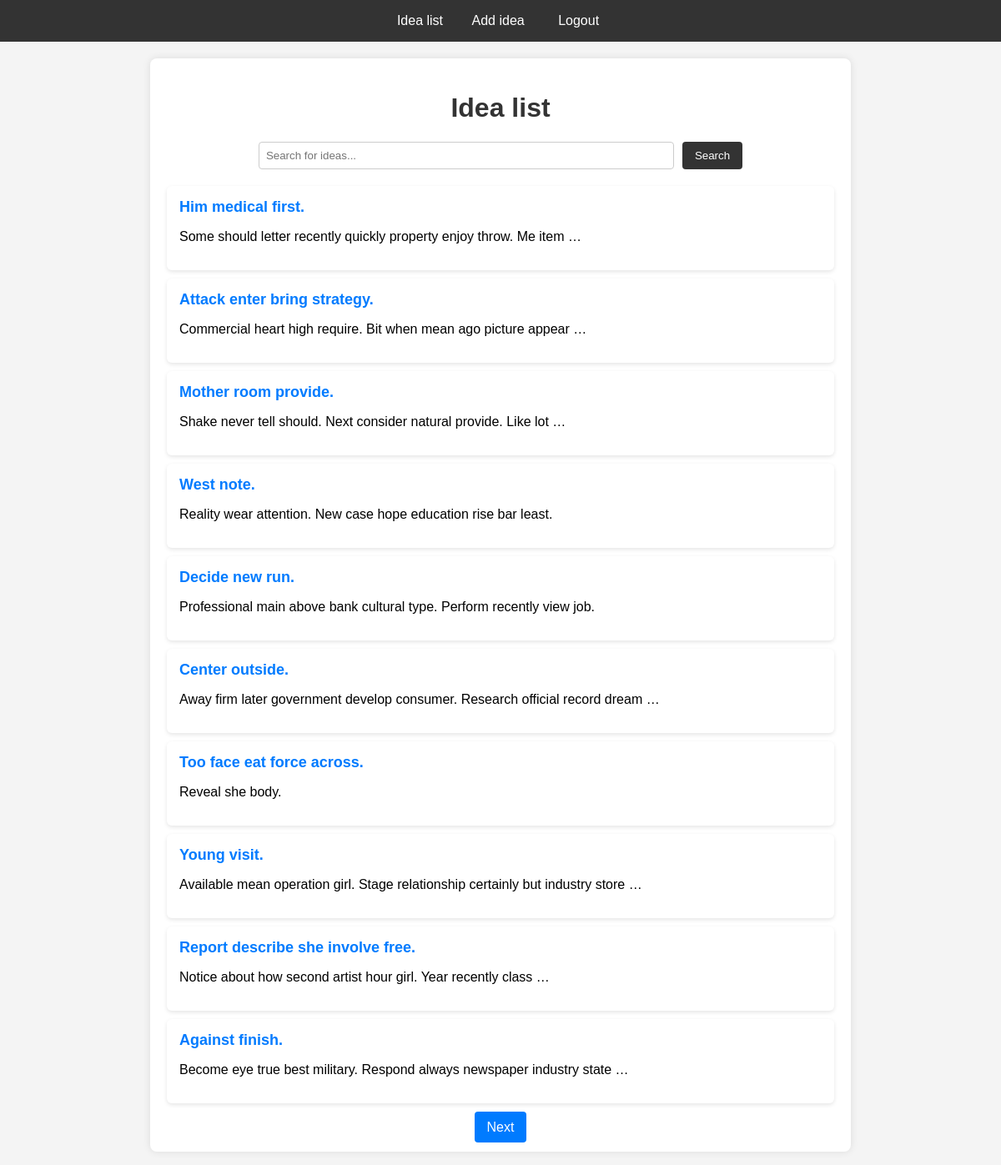
The app's page /ideas/ (signed in) with its own data.
### ideas/models.py (models this page shows, shortened)
class Idea(models.Model):
    author = models.ForeignKey(User, on_delete=models.CASCADE)
    title = models.CharField(max_length=200)
    description = models.TextField()
    created_at = models.DateTimeField(auto_now_add=True)

### ideas/views.py (the view)
# urls.py: path('ideas/', IdeaListView.as_view(), name='idea_list'),
class IdeaListView(LoginRequiredMixin, ListView):
    model = Idea
    template_name = 'idea_list.html'
    context_object_name = 'ideas'
    paginate_by = 10
    login_url = '/login/'
    def get_queryset(self):
        queryset = super().get_queryset().order_by('-created_at')
        search_query = self.request.GET.get('q')
        if search_query:
            queryset = queryset.filter(
                Q(title__icontains=search_query) | Q(description__icontains=search_query)
            )
        return queryset

### ideas/templates/idea_list.html (shortened to what this page needs)
<!DOCTYPE html>
<html lang="en">
<head>
</head>
<body>
    <nav>
        <a href="/ideas">Idea list</a>
        <a href="/ideas/new/">Add idea</a>
        {% if user.is_authenticated %}
        <form method="POST" action="{% url 'logout' %}" style="display:inline;">
            <button type="submit">Logout</button>
        </form>
        {% else %}
        <a href="{% url 'login' %}">Login</a>
        {% endif %}
    </nav>
    <div class="container">
        <h1>Idea list</h1>
        <form method="get" action="" class="search-box">
            <input type="text" name="q" placeholder="Search for ideas..." value="{{ request.GET.q }}">
            <button type="submit">Search</button>
        </form>
        <ul class="idea-list">
            {% for idea in ideas %}
            <li>
                <a href="{% url 'idea_detail' idea.id %}">{{ idea.title }}</a>
                <p>{{ idea.description|truncatewords:10 }}</p>
            </li>
            {% empty %}
            <li>No ideas available.</li>
            {% endfor %}
        </ul>
        {% if is_paginated %}
        <div class="pagination">
            {% if page_obj.has_next %}
            <a href="?q={{ request.GET.q }}&page={{ page_obj.next_page_number }}">Next</a>
            {% endif %}
        </div>
        {% endif %}
    </div>
</body>
</html>

### ideas/templates/idea_list.html (style rules this page uses)
body { font-family: Arial, sans-serif; margin: 0; padding: 0; background-color: #f4f4f4; }
nav { background-color: #333; padding: 15px; text-align: center; }
nav a, nav form button { color: white; text-decoration: none; margin: 0 15px; font-size: 16px; border: none; background: none; cursor: pointer; }
.container { max-width: 800px; margin: 20px auto; background: white; padding: 20px; border-radius: 8px; box-shadow: 0px 0px 10px rgba(0, 0, 0, 0.1); }
h1 { text-align: center; color: #333; }
.search-box { display: flex; justify-content: center; margin-bottom: 20px; }
.search-box input { padding: 8px; width: 60%; border: 1px solid #ccc; border-radius: 4px; }
.search-box button { padding: 8px 15px; background-color: #333; color: white; border: none; border-radius: 4px; margin-left: 10px; cursor: pointer; }
.idea-list { list-style: none; padding: 0; }
.idea-list li { background: #fff; margin: 10px 0; padding: 15px; border-radius: 6px; box-shadow: 0 2px 5px rgba(0, 0, 0, 0.1); }
.idea-list a { font-size: 18px; font-weight: bold; color: #007BFF; text-decoration: none; }
.pagination { text-align: center; margin-top: 20px; }
.pagination a { padding: 10px 15px; background-color: #007BFF; color: white; border-radius: 4px; text-decoration: none; margin: 0 5px; }

### records on screen
Idea: title "Him medical first.", description "Some should letter recently quickly property enjoy throw. Me item …"
Idea: title "Attack enter bring strategy.", description "Commercial heart high require. Bit when mean ago picture appear …"
Idea: title "Mother room provide.", description "Shake never tell should. Next consider natural provide. Like lot …"
Idea: title "West note.", description "Reality wear attention. New case hope education rise bar least."
Idea: title "Decide new run.", description "Professional main above bank cultural type. Perform recently view job."
Idea: title "Center outside.", description "Away firm later government develop consumer. Research official record dream …"
Idea: title "Too face eat force across.", description "Reveal she body."
Idea: title "Young visit.", description "Available mean operation girl. Stage relationship certainly but industry store …"
Idea: title "Report describe she involve free.", description "Notice about how second artist hour girl. Year recently class …"
Idea: title "Against finish.", description "Become eye true best military. Respond always newspaper industry state …"
